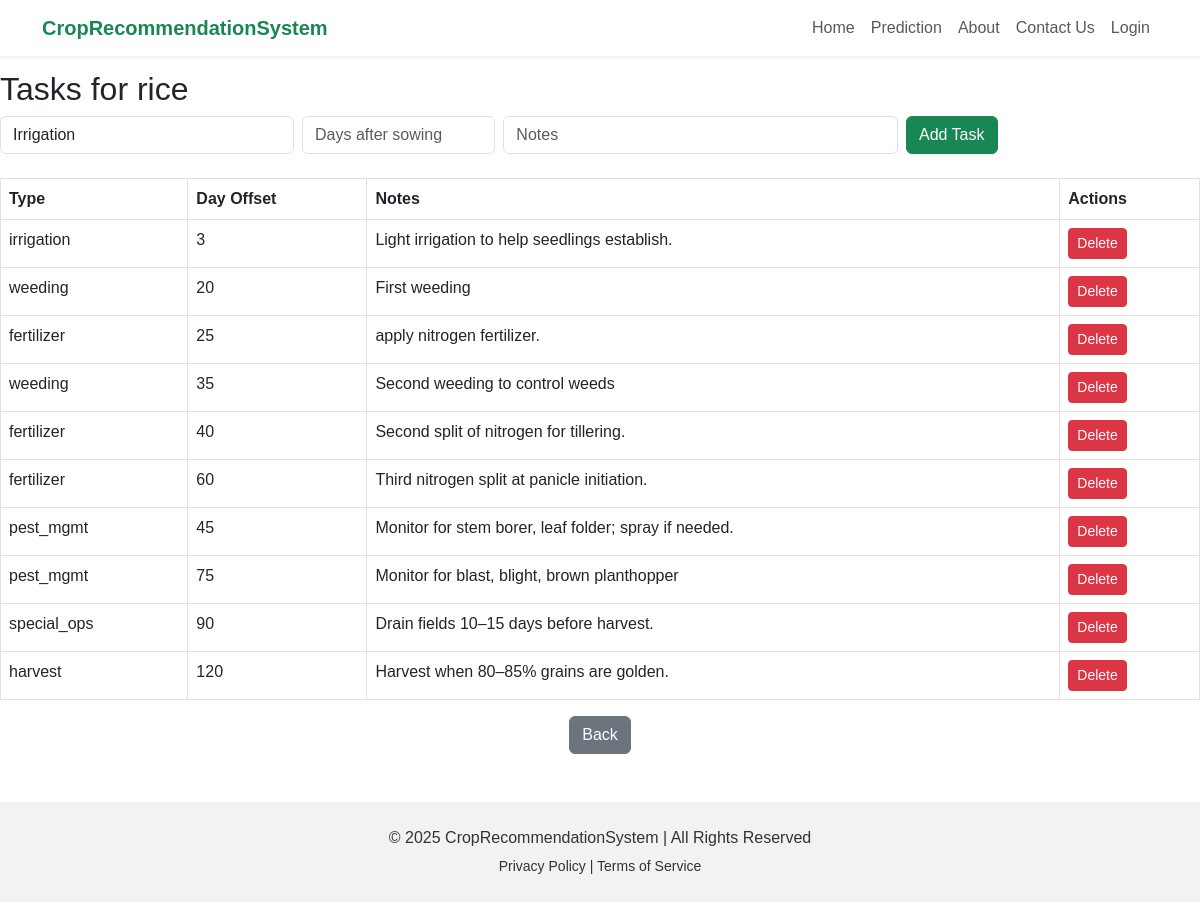
The page /crop_tasks/1/tasks on the database its author committed.
### tables this page shows
CREATE TABLE crops_info (
                id INTEGER PRIMARY KEY AUTOINCREMENT,
                name TEXT NOT NULL
            , sowing_start TEXT, sowing_end TEXT);

CREATE TABLE crop_tasks (
                id INTEGER PRIMARY KEY AUTOINCREMENT,
                crop_id INTEGER NOT NULL,
                task_type TEXT NOT NULL,
                day_offset INTEGER NOT NULL,
                notes TEXT,
                FOREIGN KEY(crop_id) REFERENCES crops_info(id)
            );

### app.py (the view)
@app.route("/crop_tasks/<int:crop_id>/tasks")
def crop_tasks(crop_id):
    conn = sqlite3.connect(DB_NAME)
    conn.row_factory = sqlite3.Row
    c = conn.cursor()
    c.execute("SELECT * FROM crops_info WHERE id=?", (crop_id,))
    crop = c.fetchone()
    c.execute("SELECT * FROM crop_tasks WHERE crop_id=?", (crop_id,))
    tasks = c.fetchall()
    conn.close()
    return render_template("crop_tasks.html", crop=crop, tasks=tasks)

### templates/crop_tasks.html (shortened to what this page needs)
{% extends 'base.html' %}
{% block content %}
<h2>Tasks for {{ crop.name }}</h2>
<form method="POST" action="{{ url_for('add_task') }}" class="mb-4">
  <div class="row g-2">
    <div class="col-md-3">
      <select name="task_type" class="form-control">
        <option value="irrigation">Irrigation</option>
      </select>
    </div>
    <div class="col-md-2"><input type="number" name="day_offset" placeholder="Days after sowing" class="form-control" required></div>
    <div class="col-md-4"><input type="text" name="notes" placeholder="Notes" class="form-control"></div>
    <div class="col-md-3"><button class="btn btn-success">Add Task</button></div>
  </div>
</form>
<table class="table table-bordered">
  <thead>
    <tr><th>Type</th><th>Day Offset</th><th>Notes</th><th>Actions</th></tr>
  </thead>
  <tbody>
    {% for t in tasks %}
    <tr>
      <td>{{ t.task_type }}</td>
      <td>{{ t.day_offset }}</td>
      <td>{{ t.notes }}</td>
      <td>
        <a class="btn btn-sm btn-danger" href="{{ url_for('delete_task', task_id=t.id) }}">Delete</a>
      </td>
    </tr>
    {% endfor %}
  </tbody>
</table>
<div class="d-flex justify-content-center">
  <a href="{{ url_for('admin_cal') }}" class="btn btn-secondary">Back</a>
</div>
{% endblock %}

### templates/base.html (style rules this page uses)
body { font-family: Arial, sans-serif; scroll-behavior: smooth; padding-top: 70px; }

### rows shown on the page
crops_info: name "rice"
crop_tasks: task_type "irrigation", day_offset "3", notes "Light irrigation to help seedlings establish."
crop_tasks: task_type "weeding", day_offset "20", notes "First weeding"
crop_tasks: task_type "fertilizer", day_offset "25", notes "apply nitrogen fertilizer."
crop_tasks: task_type "weeding", day_offset "35", notes "Second weeding to control weeds"
crop_tasks: task_type "fertilizer", day_offset "40", notes "Second split of nitrogen for tillering."
crop_tasks: task_type "fertilizer", day_offset "60", notes "Third nitrogen split at panicle initiation."
crop_tasks: task_type "pest_mgmt", day_offset "45", notes "Monitor for stem borer, leaf folder; spray if needed."
crop_tasks: task_type "pest_mgmt", day_offset "75", notes "Monitor for blast, blight, brown planthopper"
crop_tasks: task_type "special_ops", day_offset "90", notes "Drain fields 10–15 days before harvest."
crop_tasks: task_type "harvest", day_offset "120", notes "Harvest when 80–85% grains are golden."
